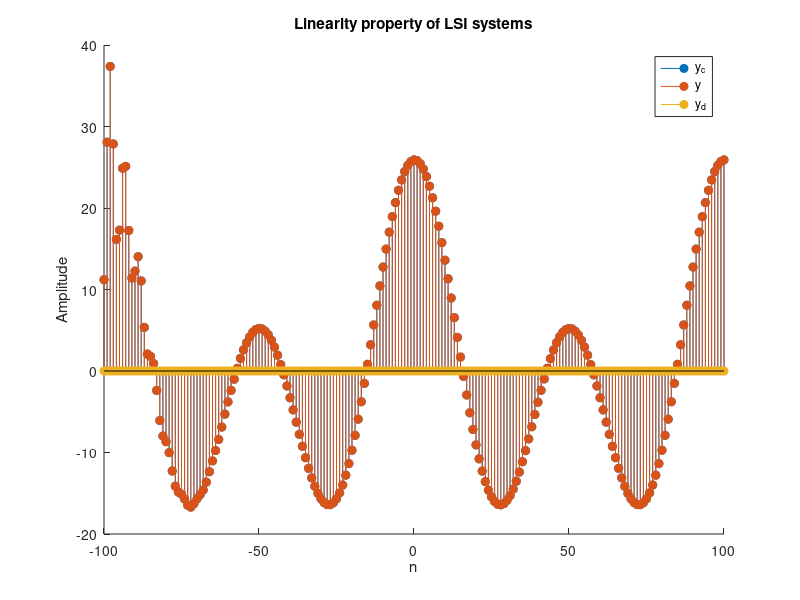

MATLAB code for this plot:
%% Experiment - 2
% Example - 3
clc;
clear;
figure;

%% With using inbuilt function
n = -100 : 100;  % Discrete time index
f_1 = 0.01;  % Normalised frequency 1
f_2 = 0.02;  % Normalised frequency 2

NUM = [2.2403, 2.4908, 2.2403];  % Numerator coefficients of T[z]
DEN = [1, -0.4, 0.75];  % Denominator coefficients of T[z]

x_1 = cos(2 * pi * f_1 * n);
x_2 = cos(2 * pi * f_2 * n);

c_1 = 2;
c_2 = 3;

x = c_1 * x_1 + c_2 * x_2;  % Linear combination of x_1 and x_2

y_1 = filter(NUM, DEN, x_1);
y_2 = filter(NUM, DEN, x_2);
y_c = c_1 * y_1 + c_2 * y_2;  % Output of combined individual outputs
y = filter(NUM, DEN, x);  % Output of combined inputs
y_d = y - y_c;

hold on;
stem(n, y_c, 'filled')
stem(n, y, 'filled')
stem(n, y_d, 'filled')
hold off;
title('Linearity property of LSI systems')
legend('y_c', 'y', 'y_d')
xlabel('n')
ylabel('Amplitude')
